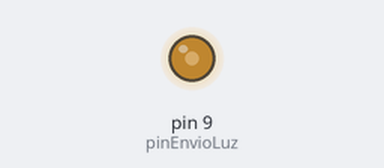
Recording of a sketch running on a simulated Arduino Uno, built with avr-gcc and run on an emulated ATmega328P. Parts: output pins drawn as LEDs (lit = HIGH). What the sketch prints to the serial monitor is not drawn.

Above: at 0.1 s.
Timing chart, 0 to 1.6 s (numbered marks = the images above):
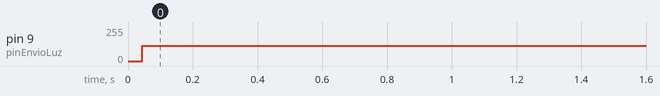

Measured:
- by itself, pin 9 (pinEnvioLuz): 0/255 → 114/255 at 0.04 s

The sketch:

principal.ino
```cpp
int pinEnvioLuz=9;
String marcadorInicio="1011";
String marcadorFinal="0100";
//
int congelador = -16;

int conservador  = 2;

int tAcomuladoCong = 16;

int tAcomuladoPuerta = 500;
String trama = "";

void setup() {

  pinMode(pinEnvioLuz, OUTPUT);
    //
    Serial.begin(9600);
    trama = organizarDatosAEnviar(congelador,conservador,tAcomuladoCong,tAcomuladoPuerta);
}

void loop() {

  enviarDatosLuz(trama);
//enviarDatosLuz(organizarDatosAEnviar(congelador,conservador,tAcomuladoCong,tAcomuladoPuerta));
//digitalWrite(9, HIGH);
//Serial.println(s);
 //delay(1000);

}


void enviarDatosLuz(String entrada)
{

for(int i=0;i<entrada.length();i++)
{
if(entrada.charAt(i)=='1')
{
  digitalWrite(pinEnvioLuz, HIGH);

}else{
  digitalWrite(pinEnvioLuz,LOW);
}
    //delay(1000/5);
  //delay(1);
 // delayMicroseconds(500);              // wait for a second
    delayMicroseconds(300);              // wait for a second

}


}


String organizarDatosAEnviar(int cong, int cons, int tAcCong, int tAcPuer){//los datos se envian en bloques de 20

   if(cong > 11){
     cong = 11;
   }
   if(cons > 11){
      cons = 11;
   }
   if(tAcCong > 32767){
      tAcCong = 32767;
   }
   if(tAcPuer > 32767){
      tAcPuer = 32767;
   }

  String resultado="";
  String sCong = String(tAcCong,BIN);
  String congelador = String(cong+52,BIN);
  String conservador = String(cons+52,BIN);
  String tACongelador = String(tAcCong+32767,BIN);
  String tAcPuerta = String(tAcPuer+32767,BIN);


    while(congelador.length()<6){
    congelador = "0"+congelador;
   }
   while(conservador.length()<6){
    conservador = "0"+conservador;
   }
   while(conservador.length()<6){
    conservador = "0"+conservador;
   }
   while(tACongelador.length()<16){
    tACongelador = "0"+tACongelador;
   }
   while(tAcPuerta.length()<16){
    tAcPuerta = "0"+tAcPuerta;
   }
   resultado = marcadorInicio + "0" + congelador + tACongelador + marcadorFinal;
   resultado = resultado + marcadorInicio + "1" + conservador + tAcPuerta + marcadorFinal;
   Serial.println(resultado);
   return resultado;
}
```
